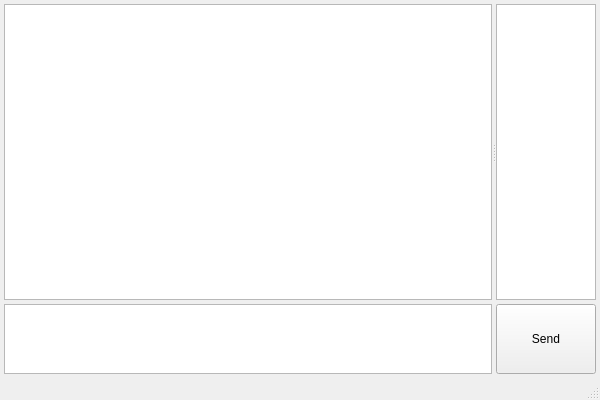
<?xml version="1.0" encoding="UTF-8"?>
<ui version="4.0">
 <class>ChatWindow</class>
 <widget class="QMainWindow" name="ChatWindow">
  <property name="geometry">
   <rect>
    <x>0</x>
    <y>0</y>
    <width>600</width>
    <height>400</height>
   </rect>
  </property>
  <property name="minimumSize">
   <size>
    <width>300</width>
    <height>200</height>
   </size>
  </property>
  <property name="windowTitle">
   <string>ChatWindow</string>
  </property>
  <widget class="QWidget" name="centralWidget">
   <layout class="QGridLayout" name="gridLayout">
    <property name="horizontalSpacing">
     <number>0</number>
    </property>
    <property name="verticalSpacing">
     <number>4</number>
    </property>
    <property name="margin">
     <number>4</number>
    </property>
    <item row="0" column="0">
     <widget class="QSplitter" name="splitter">
      <property name="orientation">
       <enum>Qt::Horizontal</enum>
      </property>
      <widget class="QTextBrowser" name="textBrowser">
       <property name="openExternalLinks">
        <bool>true</bool>
       </property>
       <property name="openLinks">
        <bool>true</bool>
       </property>
      </widget>
      <widget class="QListWidget" name="listWidget">
       <property name="maximumSize">
        <size>
         <width>100</width>
         <height>16777215</height>
        </size>
       </property>
       <property name="font">
        <font>
         <family>Arial</family>
         <pointsize>9</pointsize>
         <weight>50</weight>
         <bold>false</bold>
        </font>
       </property>
      </widget>
     </widget>
    </item>
    <item row="1" column="0">
     <layout class="QHBoxLayout" name="horizontalLayout">
      <property name="spacing">
       <number>4</number>
      </property>
      <property name="margin">
       <number>0</number>
      </property>
      <item>
       <widget class="QPlainTextEdit" name="plainTextEdit">
        <property name="enabled">
         <bool>true</bool>
        </property>
        <property name="sizePolicy">
         <sizepolicy hsizetype="Preferred" vsizetype="Maximum">
          <horstretch>0</horstretch>
          <verstretch>0</verstretch>
         </sizepolicy>
        </property>
        <property name="minimumSize">
         <size>
          <width>0</width>
          <height>70</height>
         </size>
        </property>
        <property name="maximumSize">
         <size>
          <width>16777215</width>
          <height>70</height>
         </size>
        </property>
       </widget>
      </item>
      <item>
       <widget class="QPushButton" name="pushButton">
        <property name="sizePolicy">
         <sizepolicy hsizetype="Maximum" vsizetype="Maximum">
          <horstretch>0</horstretch>
          <verstretch>0</verstretch>
         </sizepolicy>
        </property>
        <property name="minimumSize">
         <size>
          <width>100</width>
          <height>70</height>
         </size>
        </property>
        <property name="maximumSize">
         <size>
          <width>100</width>
          <height>70</height>
         </size>
        </property>
        <property name="text">
         <string>Send</string>
        </property>
       </widget>
      </item>
     </layout>
    </item>
   </layout>
  </widget>
  <widget class="QStatusBar" name="statusBar"/>
 </widget>
 <layoutdefault spacing="6" margin="11"/>
 <resources/>
 <connections/>
</ui>
